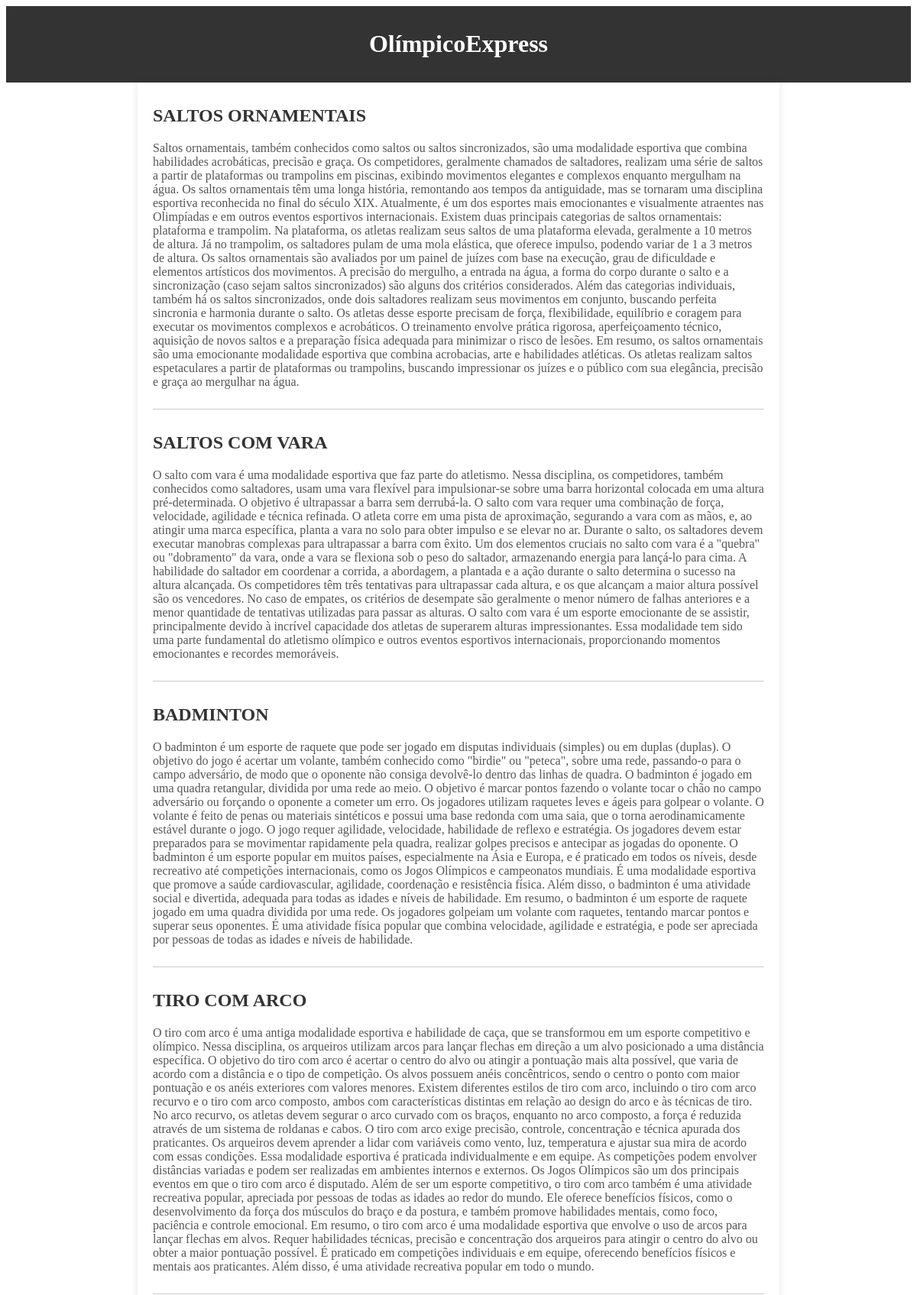
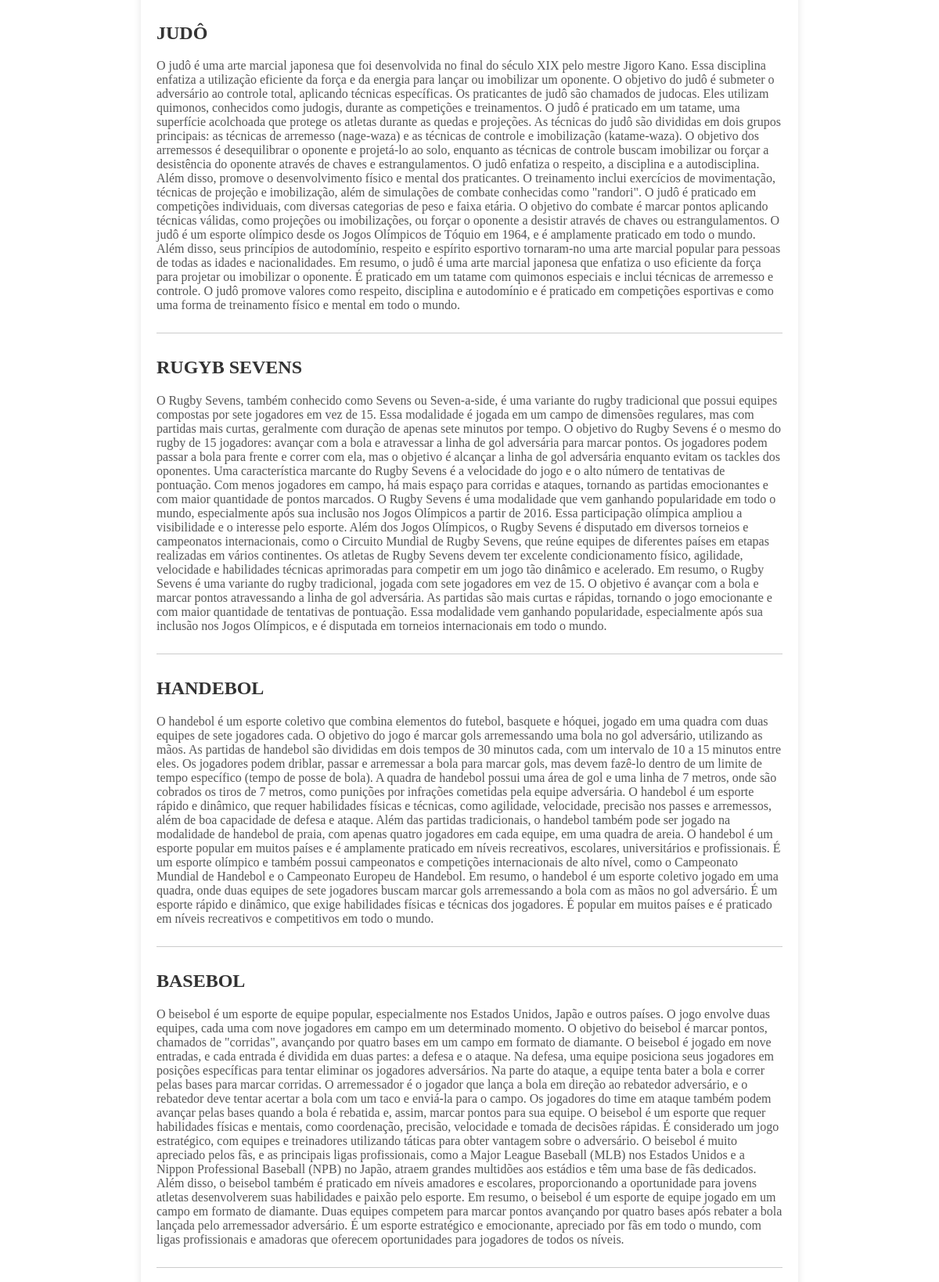
The page / (upper part) on the database its author committed (2 pictures, top to bottom).
### tables this page shows
CREATE TABLE `noticia` (
  `id` int(11) NOT NULL,
  `titulo` text NOT NULL,
  `conteudo` text NOT NULL,
  `data_publicacao` date NOT NULL
);

### index.php (the view, shortened to what this page needs)
<!DOCTYPE html>
<html>
<head>
    <link rel="stylesheet" type="text/css" href="estilo.css">
</head>
<body>
    <div class="header">
        <h1>OlímpicoExpress</h1>
    </div>
    <div class="container">
        <?php
        require_once 'db.php';
        $stmt = $pdo->query('SELECT * FROM noticia ORDER BY data_publicacao DESC');
        $resultado = $stmt->fetchAll(PDO:: FETCH_ASSOC);
        foreach ($resultado as $noticia) {
            echo '<div class="noticia">';
            echo '<h2>' . $noticia['titulo'] . '</h2>';
            echo '<p>' . $noticia['conteudo'] . '</p>';
            echo '</div>';
        }
        ?>
    </div>
</body>
</html>

### estilo.css (style rules this page uses)
.container { max-width: 800px; margin: 0 auto; padding: 20px; background-color: #fff; box-shadow: 0px 0px 10px rgba(0, 0, 0, 0.1); }
.header { background-color: #333; color: #fff; text-align: center; padding: 10px; }
.noticia { border-bottom: 1px solid #ccc; padding: 10px 0; margin-bottom: 20px; }
.noticia h2 { margin-top: 0; color: #333; }
.noticia p { color: #555; }

### rows shown on the page
noticia: titulo "SALTOS ORNAMENTAIS", conteudo "Saltos ornamentais, também conhecidos como saltos ou saltos sincronizados, são uma modalidade esportiva que combina habilidades acrobáticas, precisão e graça. Os competidores, geralmente chamados de saltadores, realizam uma série de saltos a partir de plataformas ou trampolins em piscinas, exibindo movimentos elegantes e complexos enquanto mergulham na água. Os saltos ornamentais têm uma longa história, remontando aos tempos da antiguidade, mas se tornaram uma disciplina esportiva reconhecida no final do século XIX. Atualmente, é um dos esportes mais emocionantes e visualmente atraentes nas Olimpíadas e em outros eventos esportivos internacionais. Existem duas principais categorias de…"
noticia: titulo "SALTOS COM VARA", conteudo "O salto com vara é uma modalidade esportiva que faz parte do atletismo. Nessa disciplina, os competidores, também conhecidos como saltadores, usam uma vara flexível para impulsionar-se sobre uma barra horizontal colocada em uma altura pré-determinada. O objetivo é ultrapassar a barra sem derrubá-la. O salto com vara requer uma combinação de força, velocidade, agilidade e técnica refinada. O atleta corre em uma pista de aproximação, segurando a vara com as mãos, e, ao atingir uma marca específica, planta a vara no solo para obter impulso e se elevar no ar. Durante o salto, os saltadores devem executar manobras complexas para ultrapassar a barra com êxito. Um dos elementos cruciais no salto…"
noticia: titulo "BADMINTON", conteudo "O badminton é um esporte de raquete que pode ser jogado em disputas individuais (simples) ou em duplas (duplas). O objetivo do jogo é acertar um volante, também conhecido como \"birdie\" ou \"peteca\", sobre uma rede, passando-o para o campo adversário, de modo que o oponente não consiga devolvê-lo dentro das linhas de quadra. O badminton é jogado em uma quadra retangular, dividida por uma rede ao meio. O objetivo é marcar pontos fazendo o volante tocar o chão no campo adversário ou forçando o oponente a cometer um erro. Os jogadores utilizam raquetes leves e ágeis para golpear o volante. O volante é feito de penas ou materiais sintéticos e possui uma base redonda com uma saia, que o torna…"
noticia: titulo "TIRO COM ARCO", conteudo "O tiro com arco é uma antiga modalidade esportiva e habilidade de caça, que se transformou em um esporte competitivo e olímpico. Nessa disciplina, os arqueiros utilizam arcos para lançar flechas em direção a um alvo posicionado a uma distância específica. O objetivo do tiro com arco é acertar o centro do alvo ou atingir a pontuação mais alta possível, que varia de acordo com a distância e o tipo de competição. Os alvos possuem anéis concêntricos, sendo o centro o ponto com maior pontuação e os anéis exteriores com valores menores. Existem diferentes estilos de tiro com arco, incluindo o tiro com arco recurvo e o tiro com arco composto, ambos com características distintas em relação ao…"
noticia: titulo "JUDÔ", conteudo "O judô é uma arte marcial japonesa que foi desenvolvida no final do século XIX pelo mestre Jigoro Kano. Essa disciplina enfatiza a utilização eficiente da força e da energia para lançar ou imobilizar um oponente. O objetivo do judô é submeter o adversário ao controle total, aplicando técnicas específicas. Os praticantes de judô são chamados de judocas. Eles utilizam quimonos, conhecidos como judogis, durante as competições e treinamentos. O judô é praticado em um tatame, uma superfície acolchoada que protege os atletas durante as quedas e projeções. As técnicas do judô são divididas em dois grupos principais: as técnicas de arremesso (nage-waza) e as técnicas de controle e imobilização…"
noticia: titulo "RUGYB SEVENS", conteudo "O Rugby Sevens, também conhecido como Sevens ou Seven-a-side, é uma variante do rugby tradicional que possui equipes compostas por sete jogadores em vez de 15. Essa modalidade é jogada em um campo de dimensões regulares, mas com partidas mais curtas, geralmente com duração de apenas sete minutos por tempo. O objetivo do Rugby Sevens é o mesmo do rugby de 15 jogadores: avançar com a bola e atravessar a linha de gol adversária para marcar pontos. Os jogadores podem passar a bola para frente e correr com ela, mas o objetivo é alcançar a linha de gol adversária enquanto evitam os tackles dos oponentes. Uma característica marcante do Rugby Sevens é a velocidade do jogo e o alto número de…"
noticia: titulo "HANDEBOL", conteudo "O handebol é um esporte coletivo que combina elementos do futebol, basquete e hóquei, jogado em uma quadra com duas equipes de sete jogadores cada. O objetivo do jogo é marcar gols arremessando uma bola no gol adversário, utilizando as mãos. As partidas de handebol são divididas em dois tempos de 30 minutos cada, com um intervalo de 10 a 15 minutos entre eles. Os jogadores podem driblar, passar e arremessar a bola para marcar gols, mas devem fazê-lo dentro de um limite de tempo específico (tempo de posse de bola). A quadra de handebol possui uma área de gol e uma linha de 7 metros, onde são cobrados os tiros de 7 metros, como punições por infrações cometidas pela equipe adversária. O…"
noticia: titulo "BASEBOL", conteudo "O beisebol é um esporte de equipe popular, especialmente nos Estados Unidos, Japão e outros países. O jogo envolve duas equipes, cada uma com nove jogadores em campo em um determinado momento. O objetivo do beisebol é marcar pontos, chamados de \"corridas\", avançando por quatro bases em um campo em formato de diamante. O beisebol é jogado em nove entradas, e cada entrada é dividida em duas partes: a defesa e o ataque. Na defesa, uma equipe posiciona seus jogadores em posições específicas para tentar eliminar os jogadores adversários. Na parte do ataque, a equipe tenta bater a bola e correr pelas bases para marcar corridas. O arremessador é o jogador que lança a bola em direção ao rebatedor…"
